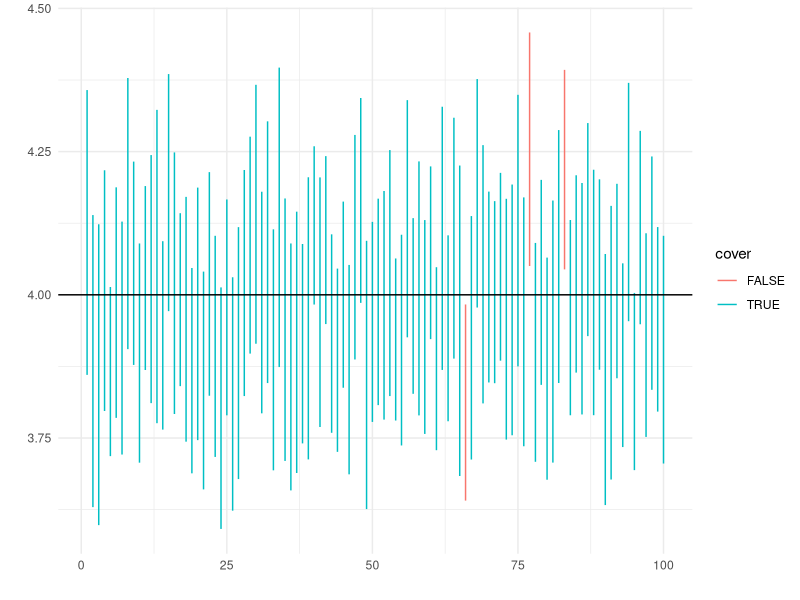
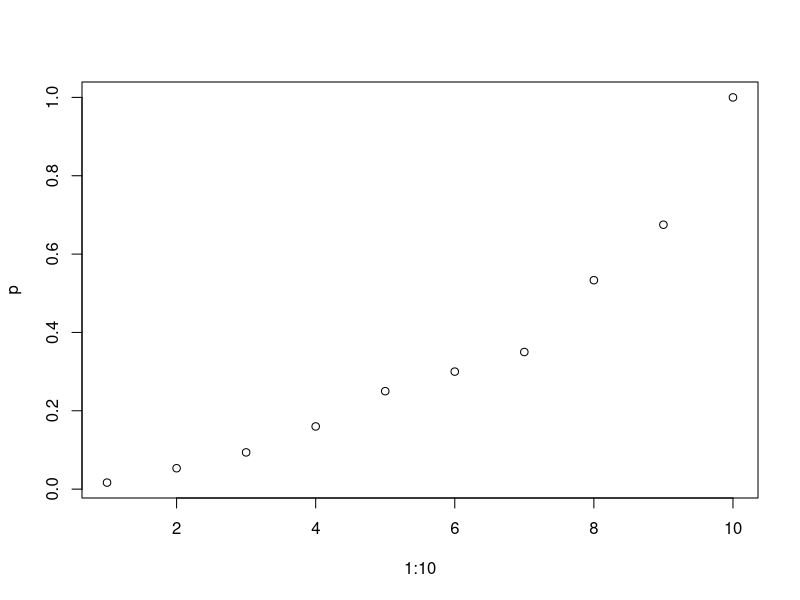
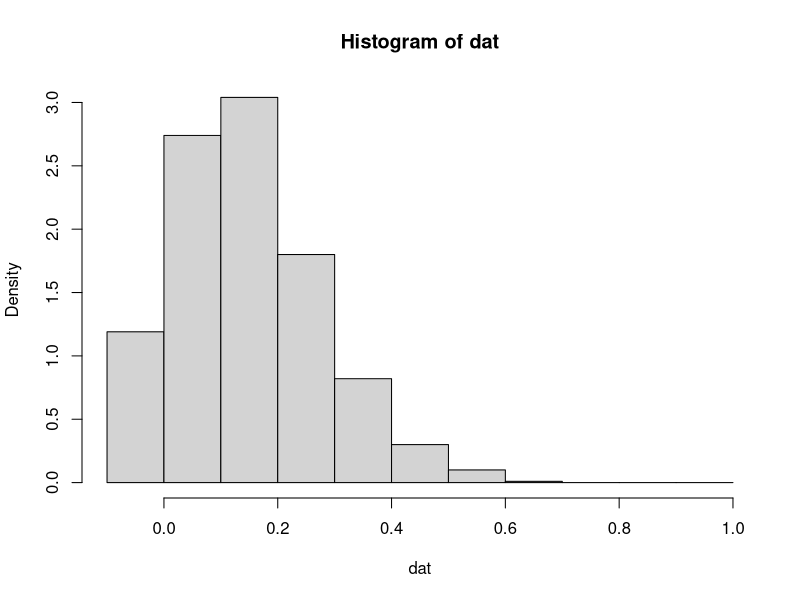
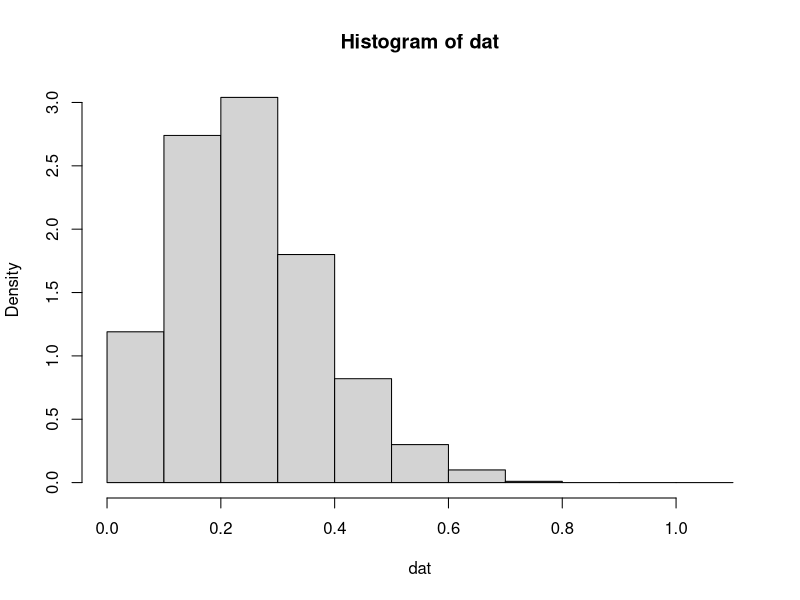
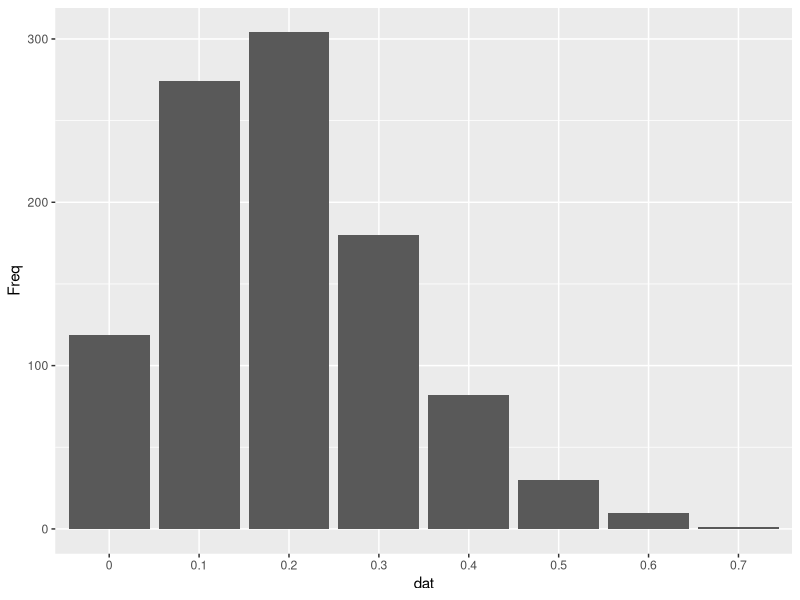
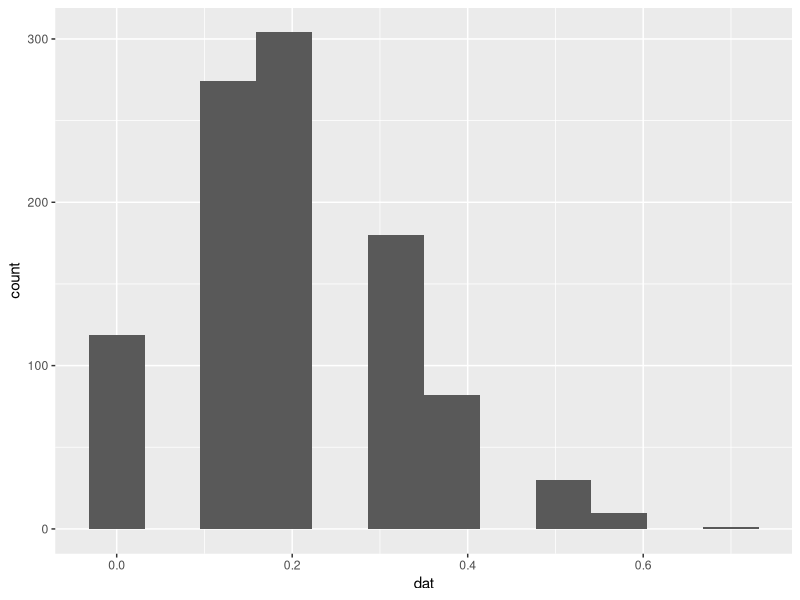

Reproduce these figures in R, in order.
## ---- chunk 1
set.seed(2020) # 为了可重复，设置随机数种子
mu_ci <- function(alpha = 0.05, n = 100, mu = 4) {
  x <- rnorm(n = n, mean = mu, sd = 1)
  x_bar <- mean(x)
  d <- qt(p = 1 - alpha / 2, df = n - 1, lower.tail = TRUE) * var(x) / sqrt(n)
  c(mu = mu, lower = x_bar - d, upper = x_bar + d)
}
# 重抽样 100 次，获得 100 个置信区间
dat <- t(replicate(n = 100, mu_ci(alpha = 0.05, n = 100, mu = 4)))
dat <- transform(dat, idx = 1:100, cover = ifelse(mu >= lower & mu <= upper, TRUE, FALSE))
## ---- chunk 2
# 覆盖概率
mean(dat$cover)
## ---- chunk 3
library(ggplot2)
ggplot() +
  geom_segment(data = dat, aes(
    x = idx, xend = idx,
    y = lower, yend = upper, color = cover
  )) +
  geom_hline(yintercept = 4) +
  theme_minimal() +
  labs(x = "", y = "")
## ---- chunk 4
# 卡方近似
prop.test(x = 2, n = 10, p = 0.95, conf.level = 0.95, correct = TRUE)
# 二项精确估计
binom.test(x = 2, n = 10, p = 0.95, conf.level = 0.95)
## ---- chunk 5
set.seed(2020)
rbinom(1, size = 30, prob = 0.2) 
## ---- chunk 6
7 - qnorm(1 - 0.95 / 2) * sqrt(0.2 * 0.8 / 30) # 6.995
7 + qnorm(1 - 0.95 / 2) * sqrt(0.2 * 0.8 / 30) # 7.0045
## ---- chunk 7
prop.test(x = 7, n = 30, p = 0.2, conf.level = 0.95, correct = TRUE) 
## ---- chunk 8
pbinom(7, size = 30, prob = 0.2, lower.tail = TRUE)
## ---- chunk 9
qbinom(p = 0.95, size = 30, prob = 0.2, lower.tail = TRUE)
## ---- chunk 10
n = 30 
c2 = 20 
c1 = 10
p = 0.2
n * p * (pbinom(q = c2 - 2, size = n - 1, prob = p) - pbinom(q = c1 - 1, size = n - 1, prob = p))
## ---- chunk 11
set.seed(2019)
x <- rbinom(n = 1, size = 10, prob = 0.1) # 结果解读
## ---- chunk 12
set.seed(2019)
p <- seq(from = 0, to = 1, length.out = 11)
# 成功概率 总体参数 p 值
sapply(rep(p, each = 10), rbinom, n = 1, size = 10)
## ---- chunk 13
# 精确计算二项分布检验的 p
# 调用符号计算
# x = 7
fun <- function(p, r = 8, n = 10) {
  choose(n, n-2)*p^r*(1-p)^(n-r) + choose(n, n-1)*p^(n-1)*(1-p) + choose(n, n)*p^n - 0.025
}
uniroot(fun, lower = 0, upper = 1)
## ---- chunk 14
# x = 8
fun <- function(p) {
  45*p^8*(1-p)^2 + 10*p^9*(1-p) + p^10 - 0.025
}
uniroot(fun, lower = 0, upper = 1)
## ---- chunk 15
# x = 9
fun <- function(x) {
  9 * x^10 - 10 * x^9 + 0.025
}
# 0.555 计算下限
uniroot(fun, lower = 0, upper = 1)
## ---- chunk 16
# x = 10
fun <- function(x) {
  x^10 - 0.025
}
# 0.691
uniroot(fun, lower = 0, upper = 1)
## ---- chunk 17
# 已知概率求上分位点

# 等于
qbinom(0.025, size = 10, prob = 0.565, lower.tail = F)
## ---- chunk 18
fun <- function(p, r = 9) qbinom(0.025, size = 10, prob = p, lower.tail = F) - r
# 计算每个 x 对应的 p 
(p <- sapply(1:10, function(x) uniroot(fun, lower = 0, upper = 1, r = x)$root))
## ---- chunk 19
plot(x = 1:10, y = p)
## ---- chunk 20
# 二项检验 菱形置信带
set.seed(2019)

dat <- replicate(10^3, expr = {
  x = sample(0:1, size = 10, replace = TRUE, prob = c(0.8, 0.2))
  sum(x)/10
})

# 成功概率 p = 0.2 每个样本量 10
dat <- rbinom(n = 10^3, size = 10, prob = 0.2)/10
table(dat)
## ---- chunk 21
# 分布图 y 轴是密度
# right = TRUE 区间形式 (a,b] 左开右闭
hist(dat, probability = T, breaks = seq(from = -0.1, to = 1, by = 0.1))

# 0.2^10 左闭右开区间
hist(dat, probability = T, breaks = seq(from = 0, to = 1.1, by = 0.1),
     right = FALSE, xlim = c(0, 1.1))
## ---- chunk 22
# 分布
library(ggplot2)
library(magrittr)
# 这个图里面会不会隐含什么信息，分布是怎样的？
# 二项展开有关系吗
dat1 <- as.data.frame(table(dat))


ggplot(data = dat1, aes(x = dat, y = Freq)) +
  geom_col()

ggplot(as.data.frame(dat), aes(x = dat)) +
  geom_histogram(bins = 12)
